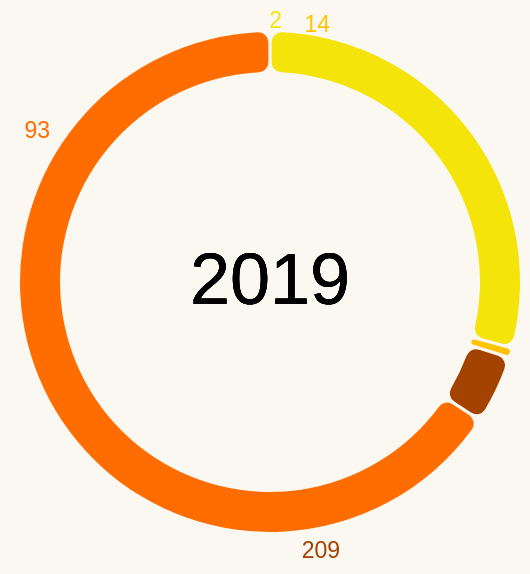

The Vega-Lite source for this figure:
### Vega-Lite specification from a JSON file in a GitHub repository (floating-point values rounded to 4 significant figures)
{"$schema": "https://vega.github.io/schema/vega-lite/v5.json", "width": 250, "height": 250, "background": "#FBF8F1", "data": {"values": [{"Comfortability": "Physical health", "Count": 209}, {"Comfortability": "Mental health", "Count": 2}, {"Comfortability": "Both", "Count": 93}, {"Comfortability": "Neither", "Count": 14}]}, "config": {"legend": {"disable": true}}, "layer": [{"mark": {"type": "arc", "padAngle": 0.01, "innerRadius": 105, "cornerRadius": 5}, "encoding": {"theta": {"field": "Count", "type": "quantitative"}, "color": {"field": "Comfortability", "type": "nominal", "scale": {"range": ["#F4E409", "#FFC300", "#A44200", "#FF6D00"]}}, "tooltip": [{"field": "Comfortability", "type": "nominal", "title": "Comfortability in sharing"}, {"field": "Count", "type": "quantitative", "title": "Count"}]}}, {"mark": {"type": "text", "align": "center", "baseline": "middle", "fontSize": 36}, "encoding": {"text": {"value": "2019"}}}, {"mark": {"type": "text", "align": "right", "dx": 6, "dy": -130, "fontSize": 11.5}, "encoding": {"text": {"field": "Count", "type": "quantitative"}, "color": {"value": "#F4E409"}, "opacity": {"condition": {"test": "datum['Comfortability'] == 'Mental health'", "value": 1}, "value": 0}}}, {"mark": {"type": "text", "align": "right", "dx": 30, "dy": -128, "fontSize": 11.5}, "encoding": {"text": {"field": "Count", "type": "quantitative"}, "color": {"value": "#FFC300"}, "opacity": {"condition": {"test": "datum['Comfortability'] == 'Neither'", "value": 1}, "value": 0}}}, {"mark": {"type": "text", "align": "right", "dx": 35, "dy": 135, "fontSize": 11.5}, "encoding": {"text": {"field": "Count", "type": "quantitative"}, "color": {"value": "#A44200"}, "opacity": {"condition": {"test": "datum['Comfortability'] == 'Physical health'", "value": 1}, "value": 0}}}, {"mark": {"type": "text", "align": "right", "dx": -110, "dy": -75, "fontSize": 11.5}, "encoding": {"text": {"field": "Count", "type": "quantitative"}, "color": {"value": "#FF6D00"}, "opacity": {"condition": {"test": "datum['Comfortability'] == 'Both'", "value": 1}, "value": 0}}}]}
